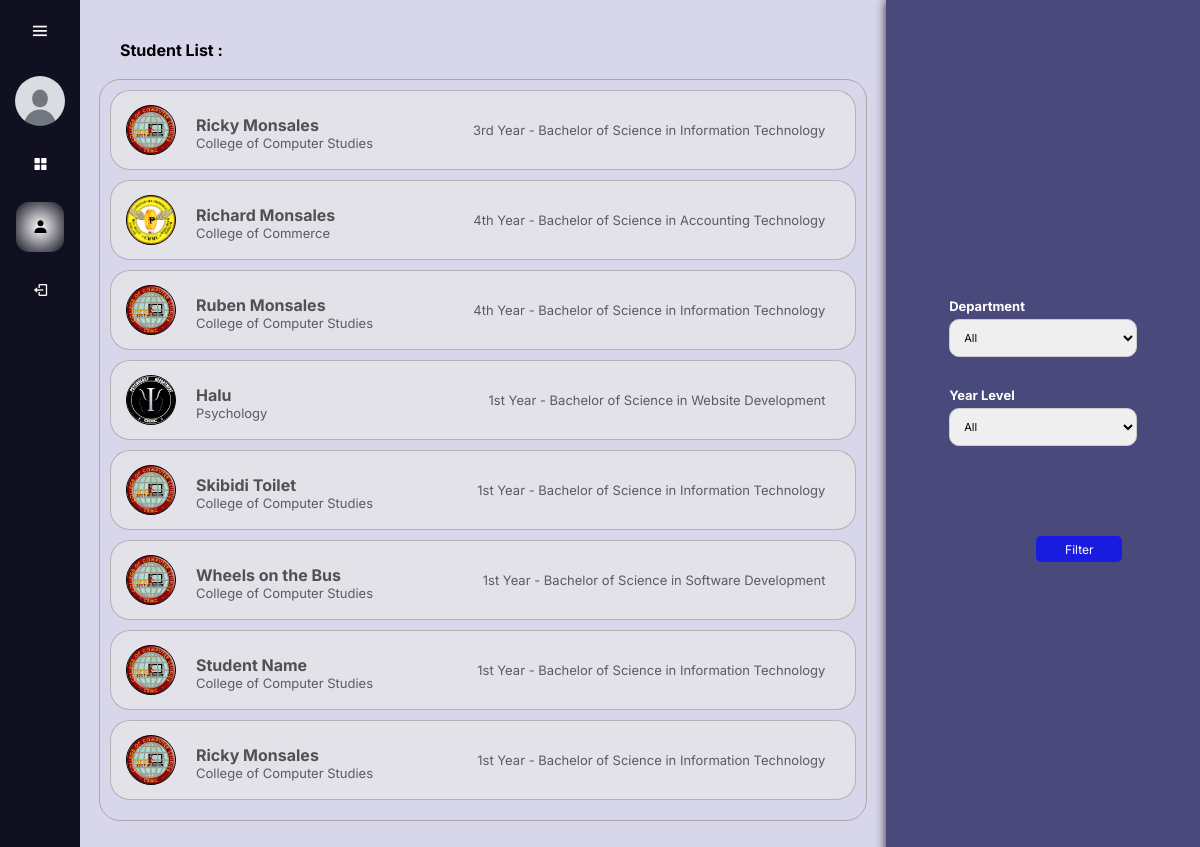
Page /php/allstudents.php (signed in) on the committed database.
### tables this page shows
CREATE TABLE `students` (
  `student_id` int(11) NOT NULL,
  `department_id` int(11) NOT NULL,
  `department_name` varchar(122) NOT NULL,
  `course_id` int(11) NOT NULL,
  `course_name` varchar(122) NOT NULL,
  `yearlevel_id` int(11) NOT NULL,
  `year_level` varchar(122) NOT NULL,
  `student_name` varchar(122) NOT NULL,
  `student_email` varchar(255) NOT NULL,
  `student_password` varchar(255) NOT NULL,
  `usertype` varchar(122) NOT NULL
);

CREATE TABLE `department` (
  `department_id` int(11) NOT NULL,
  `department_name` varchar(255) NOT NULL,
  `department_acronym` varchar(50) NOT NULL,
  `department_logo` varchar(255) NOT NULL
);

### php/allstudents.php (the view, shortened to what this page needs)
<?php
require "formfunctions.php";
?>
<!DOCTYPE html>
<html lang="en">
<head>
    <link href='https://unpkg.com/boxicons@2.1.4/css/boxicons.min.css' rel='stylesheet'>
    <link rel="stylesheet" href="../css/allstudents.css">
</head>
<body>
    <div class="sidebar">
        <div class="top">
            <i class="bx bx-menu" id="sidebarbtn"></i>
        </div>
        <div class="user">
            <img src="<?= $_SESSION['USER']->teacher_profile?>" alt="">
            <div>
            </div>
        </div>
        <ul>
            <li class="dashboard_btn">
                <a href="teacherdashboard.php">
                    <i class="bx bxs-grid-alt"></i>
                </a>
            </li>
            <li class="dashboard_btn">
                <a href="" class="admindashboard_btn">
                    <i class="bx bxs-user"></i>
                </a>
            </li>
            <li class="logout_btn">
                <a href="logout.php" onclick="return confirm('Log out account?');">
                    <i class="bx bx-log-out"></i>
                </a>
            </li>
        </ul>
    </div>
    <div class="main-content">
        <div class="filterbox">
            <form action="" method="POST">
                <div class="box1">
                    <label for="department">Department</label>
                    <select name="department" id="department">
                    <option value="All">All</option>
                    </select>
                </div>
                <div class="box2">
                    <label for="yearlevel">Year Level</label>
                    <select name="yearlevel" id="yearlevel">
                    <option value="All">All</option>
                    </select>
                </div>
                <div class="filter">
                    <button type="submit" name="filter" class="filter-button">Filter</button>
                </div>
            </form>
        </div>
        <div class="maincontainer">
            <div class="studentboxcontainer">
                <div class="container">
                    <div class="studenttxt">Student List :</div>
                    <div class="student-box">
                        <?php
                        $newconnection = new Connection();
                        $connection = $newconnection->openConnection();
                        if (isset($_POST['filter'])) {
                            $selectedDepartment = $_POST['department'];
                            $selectedYearLevel = $_POST['yearlevel'];
                            $filterCondition = "WHERE usertype != 'Admin'";
                            if ($selectedDepartment !== "All") {
                                list($departmentId, $departmentName) = explode("|", $selectedDepartment);
                                $filterCondition .= " AND department_id = $departmentId";
                            }
                            if ($selectedYearLevel !== "All") {
                                list($yearlevelId, $yearLevel) = explode("|", $selectedYearLevel);
                                $filterCondition .= " AND year_level = '$yearLevel'";
                            }
                            $sql = "SELECT * FROM students $filterCondition ORDER BY student_id";
                        } else {
                            $sql = "SELECT * FROM students WHERE usertype != 'Admin' ORDER BY student_id";
                        }
                        $result = $connection->query($sql);
                        if ($result->rowCount() > 0) {
                            while ($row = $result->fetch(PDO::FETCH_ASSOC)) {
                            $department = $row['department_id'];
                            $stmt = $connection->prepare("SELECT * FROM department WHERE department_id = $department");
                            $stmt->execute();
                            $departments = $stmt->fetch(PDO::FETCH_OBJ);
                        ?>
                                <div class="student-card">
                                    <div class="studentprofileinfo">
                                        <div class="student-profile">
                                            <img src="<?= $departments->department_logo?>" alt="">
                                        </div>
                                        <div class="student-info">
                                            <div class="student-nametype">
                                                <div class="student-name">
                                                    <?= $row['student_name'] ?>
                                                </div>
                                                <div class="student-type">
                                                    <?= $row['department_name'] ?>
                                                </div>
                                            </div>
                                        </div>
                                    </div>
                                    <div class="courselevel">
                                        <?= $row['year_level'] ?> - <?= $row['course_name'] ?>
                                    </div>
                                </div>
                        <?php
                            }
                        } else {
                        ?>
                            <div class="nostudent">No student available.</div>
                        <?php
                        }
                        ?>
                    </div>
                </div>
            </div>
        </div>
    </div>
</body>
</html>

### css/allstudents.css (style rules this page uses)
* { margin: 0; padding: 0; box-sizing: border-box; font-family: 'Inter', sans-serif; }
body { overflow: hidden; background-color: rgba(46, 46, 101, 0.716); }
.user img { min-width: 50px; max-width: 50px; min-height: 50px; max-height: 50px; border-radius: 100%; border: 0; }
img { object-fit: cover; width: 100%; height: 100%; }
.sidebar { position: absolute; top: 0; left: 0; height: 100vh; width: 80px; background-color: rgb(16, 16, 32); padding: 0.4rem 0.8rem; transition: all 0.5s ease; }
.sidebar #sidebarbtn { position: absolute; color: white; top: 0.4rem; left: 50%; font-size: 1.3rem; line-height: 50px; transform: translateX(-50%); cursor: pointer; transition: all 1s; }
.top { margin-bottom: 20px; }
.user { display: flex; align-items: center; margin-left: 0.15rem; }
.sidebar ul li { position: relative; list-style-type: none; height: 50px; width: 90%; margin: 0.8rem auto; line-height: 50px; }
.sidebar ul li .admindashboard_btn { background: radial-gradient(white,transparent); color: black; pointer-events: none; }
.sidebar ul li a { color: white; display: flex; align-items: center; text-decoration: none; border-radius: 0.8rem; }
.sidebar ul li a i { min-width: 50px; text-align: center; height: 50px; border-radius: 12px; line-height: 50px; }
.main-content { position: relative; background-color: #d8d6eb; min-height: 100vh; top: 0; left: 80px; transition: all 0.5s ease; width: calc(100% - 80px); }
.maincontainer { max-width: 72%; max-height: 99vh; background-color: #d8d6eb; }
.studentboxcontainer { display: flex; flex-direction: column; justify-content: center; align-items: center; }
.container { padding: 20px; border-radius: 30px; width: 100%; }
.studenttxt { font-weight: 700; margin: 20px; }
.student-box { max-height: 85vh; border-radius: 20px; margin-bottom: 30px; border: 10px solid transparent; outline: 1px solid rgb(169, 169, 169); overflow-y: auto; }
.student-card { display: flex; align-items: center; justify-content: space-between; margin-bottom: 10px; padding: 10px 30px 10px 15px; border: 1px solid rgba(156, 156, 156, 0.658); border-radius: 20px; background-color: #e3e2e8; min-height: 80px; max-height: 80px; }
.studentprofileinfo { display: flex; align-items: center; }
.student-profile { display: flex; justify-content: center; align-items: center; }
.student-profile img { height: 50px; min-width: 50px; max-width: 50px; background-color: rgb(16, 16, 32); border-radius: 50%; border: 1px solid black; margin-right: 20px; overflow: hidden; }
.student-info { flex: 1; display: flex; justify-content: space-between; align-items: center; }
.student-name { font-size: 16px; font-weight: 700; margin: 5px 30px 0 0; color: rgba(46, 45, 50, 0.807); }
.student-type { font-size: small; color: #5a5a68; }
.courselevel { font-size: small; color: #5a5a68; }
button { cursor: pointer; display: flex; align-items: center; justify-content: center; font-size: 12px; margin: 0 5px 0 5px; padding: 0.5rem 0.7rem; border-radius: 10px; border: none; background-color: #131124; color: white; }
.filterbox { display: flex; flex-direction: column; align-items: center; justify-content: center; position: absolute; right: 0; top: 0; background-color: rgba(46, 46, 101, 0.834); box-shadow: 0 0 10px rgba(0, 0, 0, 0.815); width: 28%; height: 100vh; }
form { width: 60%; }
label { display: block; font-weight: bold; margin-bottom: 5px; font-size: 13px; color: white; }
select { width: 100%; padding: 10px; font-size: 11px; border: 1px solid #ccc; border-radius: 10px; margin-bottom: 30px; }
.filter { padding: 10px; margin-top: 50px; display: flex; justify-content: right; align-items: center; }
.filter-button { display: flex; align-items: center; background-color: #191cdf; color: #fff; border: none; height: 17px; padding: 0.8rem 1.8rem; font-size: 12px; cursor: pointer; border-radius: 5px; text-decoration: none; }

### rows in the picture
students: department.department_logo (picture), student_name "Ricky Monsales", department_name "College of Computer Studies", year_level "3rd Year", course_name "Bachelor of Science in Information Technology"
students: department.department_logo (picture), student_name "Richard Monsales", department_name "College of Commerce", year_level "4th Year", course_name "Bachelor of Science in Accounting Technology"
students: department.department_logo (picture), student_name "Ruben Monsales", department_name "College of Computer Studies", year_level "4th Year", course_name "Bachelor of Science in Information Technology"
students: department.department_logo (picture), student_name "Halu", department_name "Psychology", year_level "1st Year", course_name "Bachelor of Science in Website Development"
students: department.department_logo (picture), student_name "Skibidi Toilet", department_name "College of Computer Studies", year_level "1st Year", course_name "Bachelor of Science in Information Technology"
students: department.department_logo (picture), student_name "Wheels on the Bus", department_name "College of Computer Studies", year_level "1st Year", course_name "Bachelor of Science in Software Development"
students: department.department_logo (picture), student_name "Student Name", department_name "College of Computer Studies", year_level "1st Year", course_name "Bachelor of Science in Information Technology"
students: department.department_logo (picture), student_name "Ricky Monsales", department_name "College of Computer Studies", year_level "1st Year", course_name "Bachelor of Science in Information Technology"
